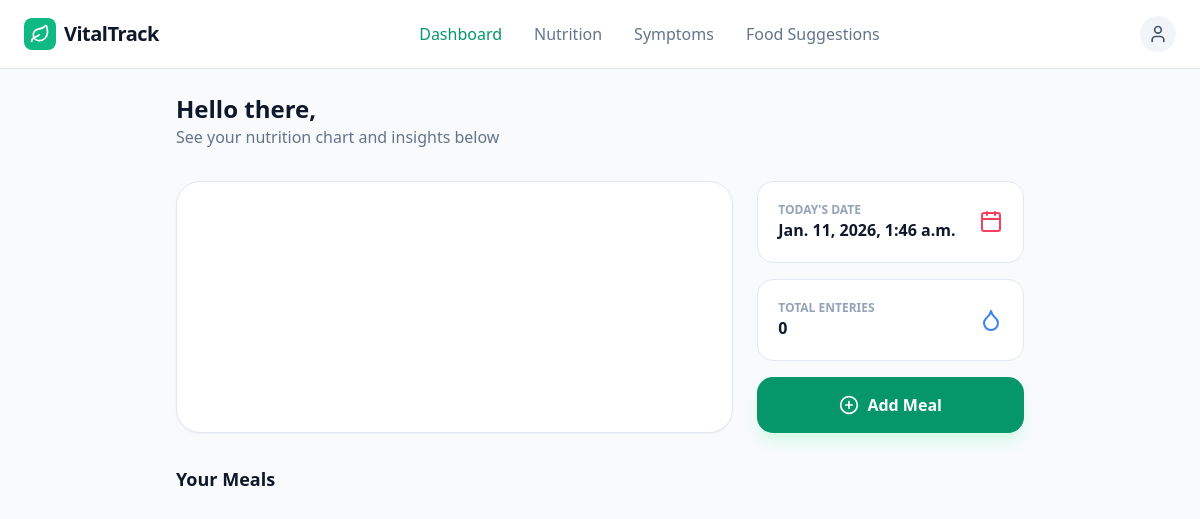
/nutritions/, run on an earlier commit of the app's database.
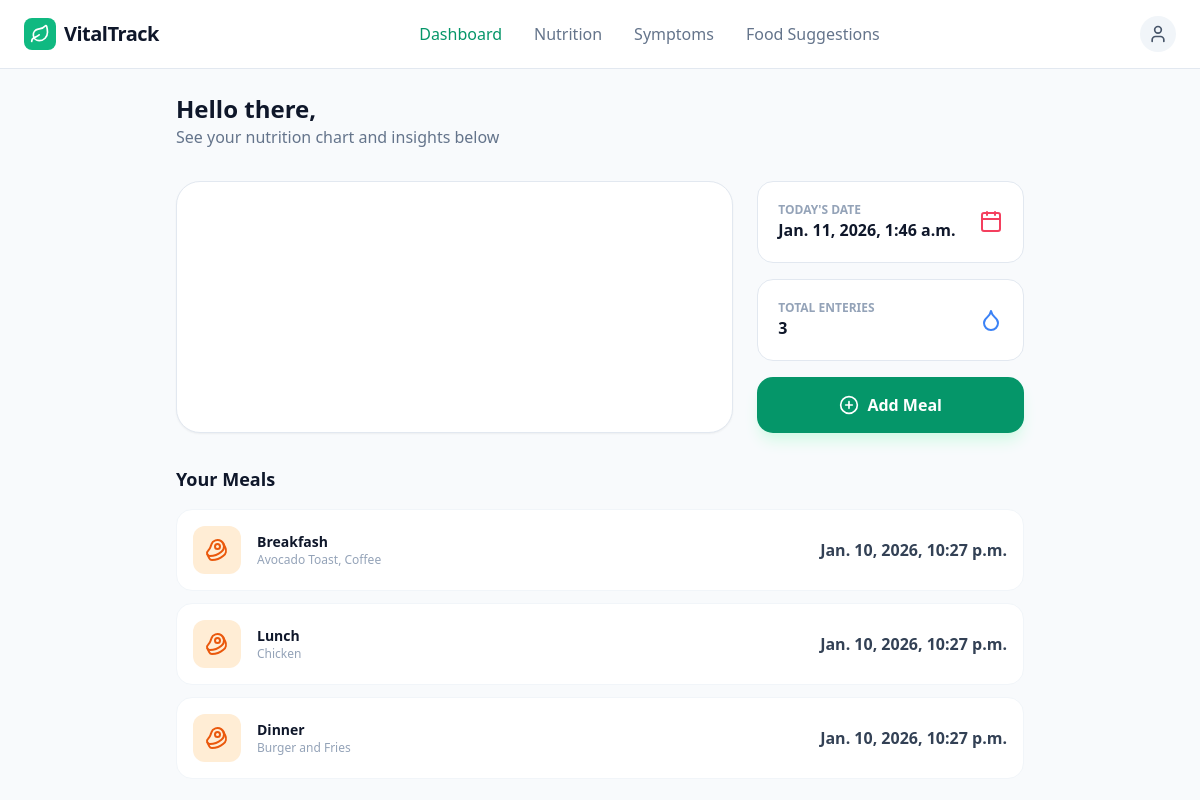
And on a later commit of the database.
### Nutrition/models.py (models this page shows)
class nutrition(models.Model):
    title = models.CharField(max_length=100)
    food_drink = models.CharField(max_length=255)
    datetime = models.DateTimeField(auto_now_add=True)
    notes = models.TextField(null=True, blank=True)

### Nutrition/views.py (the view)
# urls.py: path('nutritions/', NUV.seeAll),
def seeAll(request):
    g = genai.Client()
    objs = nutrition.objects.all()
    res = ""
    for i in objs:
        res+=f"RECORD: title:{i.title}, food_drink:{i.food_drink}, notes: {i.notes};"
    response = g.models.generate_content(
        model="gemini-2.5-flash", contents="Here is a list of the food eaten by a user. Provide a short (150 or less words) insight and new food suggestions. Use plaintext only:"+res
    )
    return render(request, "nutritions.html", {"gemini_response":response.text, "nutritions":objs, "count":objs.count, "date":datetime.now()})

### templates/nutritions.html (shortened to what this page needs)
<!DOCTYPE html>
<html lang="en">
<head>
    <script src="https://cdn.tailwindcss.com"></script>
</head>
<body class="bg-slate-50 text-slate-900 font-sans">
    <nav class="bg-white border-b border-slate-200 px-6 py-4 flex justify-between items-center sticky top-0 z-10">
        <div class="flex items-center gap-2">
            <div class="bg-emerald-500 p-1.5 rounded-lg">
                <i data-lucide="leaf" class="text-white w-5 h-5"></i>
            </div>
            <span class="font-bold text-xl tracking-tight">VitalTrack</span>
        </div>
        <div class="hidden md:flex gap-8 font-medium text-slate-500">
            <a href="/" class="text-emerald-600">Dashboard</a>
            <a href="/nutritions" class="hover:text-emerald-500 transition">Nutrition</a>
            <a href="/symptoms" class="hover:text-emerald-500 transition">Symptoms</a>
            <a href="/suggestions" class="hover:text-emerald-500 transition">Food Suggestions</a>
        </div>
        <a href="/user"><button class="bg-slate-100 p-2 rounded-full">
            <i data-lucide="user" class="w-5 h-5 text-slate-600"></i>
        </button></a>
    </nav>
    <main class="max-w-4xl mx-auto p-6">
        <header class="mb-8">
            <h1 class="text-2xl font-bold">Hello there,</h1>
            <p class="text-slate-500">See your nutrition chart and insights below</p>
        </header>
        <div class="grid grid-cols-1 md:grid-cols-3 gap-6 mb-8">
            <div class="md:col-span-2 bg-white p-8 rounded-3xl border border-slate-200 shadow-sm flex flex-col items-center justify-center relative overflow-hidden">
            </div>
            <div class="flex flex-col gap-4">
                <div class="bg-white p-5 rounded-2xl border border-slate-200 flex items-center justify-between">
                    <div>
                        <p class="text-xs text-slate-400 font-bold uppercase">Today's date</p>
                        <p class="font-bold">{{ date }}</p>
                    </div>
                    <i data-lucide="calendar" class="text-rose-500"></i>
                </div>
                <div class="bg-white p-5 rounded-2xl border border-slate-200 flex items-center justify-between">
                    <div>
                        <p class="text-xs text-slate-400 font-bold uppercase">Total Enteries</p>
                        <p class="font-bold">{{ count }}</p>
                    </div>
                    <i data-lucide="droplet" class="text-blue-500"></i>
                </div>
                <button class="bg-emerald-600 hover:bg-emerald-700 text-white font-bold py-4 rounded-2xl transition shadow-lg shadow-emerald-100 flex items-center justify-center gap-2">
                    <i data-lucide="plus-circle" class="w-5 h-5"></i>
                    <a href="/nutrition/0/">Add Meal</a>
                </button>
            </div>
        </div>
        <section>
            <div class="flex justify-between items-center mb-4">
                <h2 class="font-bold text-lg">Your Meals</h2>
            </div>
            <div class="space-y-3">
                {% for n in nutritions %}
                <div class="bg-white p-4 rounded-2xl border border-slate-100 flex items-center gap-4 hover:border-emerald-200 transition cursor-pointer">
                    <div class="w-12 h-12 bg-orange-100 rounded-xl flex items-center justify-center text-orange-600">
                        <i data-lucide="beef"></i>
                    </div>
                    <div class="flex-1">
                        <h3 class="font-bold text-sm">{{n.title}}</h3>
                        <p class="text-xs text-slate-400">{{n.food_drink}}</p>
                    </div>
                    <span class="font-bold text-slate-700">{{n.datetime}}</span>
                </div>
                {% endfor %}
            </div>
        </section>
    </main>
</body>
</html>

What changed in the data, as far as the page shows it:
added nutrition: title "Breakfash", food_drink "Avocado Toast, Coffee", datetime "Jan. 10, 2026, 10:27 p.m."
added nutrition: title "Lunch", food_drink "Chicken", datetime "Jan. 10, 2026, 10:27 p.m."
added nutrition: title "Dinner", food_drink "Burger and Fries", datetime "Jan. 10, 2026, 10:27 p.m."
Also different on the page:
{{ count }}: "0" → "3"
